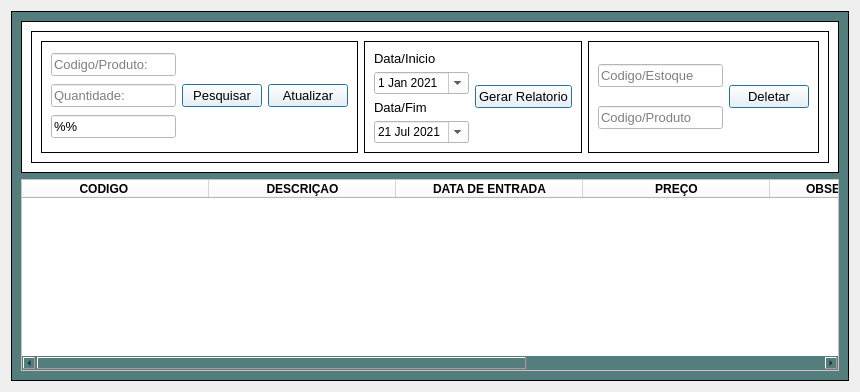
         <widget class="QWidget" name="tab_2">
          <attribute name="icon">
           <iconset>
            <normaloff>../Imagens/Cadastro_produtos.jpeg</normaloff>../Imagens/Cadastro_produtos.jpeg</iconset>
          </attribute>
          <attribute name="title">
           <string>Cadastro de produtos</string>
          </attribute>
          <layout class="QGridLayout" name="gridLayout_40">
           <item row="0" column="0">
            <widget class="QFrame" name="frame_19">
             <property name="enabled">
              <bool>true</bool>
             </property>
             <property name="styleSheet">
              <string notr="true">background-color: rgb(83, 127, 90);
background-color: rgb(84, 126, 126);</string>
             </property>
             <property name="frameShape">
              <enum>QFrame::Box</enum>
             </property>
             <property name="frameShadow">
              <enum>QFrame::Plain</enum>
             </property>
             <layout class="QGridLayout" name="gridLayout_39">
              <item row="0" column="0">
               <widget class="QFrame" name="frame_9">
                <property name="styleSheet">
                 <string notr="true">background-color: rgb(255, 255, 255);</string>
                </property>
                <property name="frameShape">
                 <enum>QFrame::Box</enum>
                </property>
                <property name="frameShadow">
                 <enum>QFrame::Plain</enum>
                </property>
                <layout class="QGridLayout" name="gridLayout_38">
                 <item row="0" column="0">
                  <widget class="QFrame" name="frame_31">
                   <property name="frameShape">
                    <enum>QFrame::Box</enum>
                   </property>
                   <property name="frameShadow">
                    <enum>QFrame::Plain</enum>
                   </property>
                   <layout class="QGridLayout" name="gridLayout_37">
                    <item row="0" column="0">
                     <widget class="QFrame" name="frame_34">
                      <property name="frameShape">
                       <enum>QFrame::Box</enum>
                      </property>
                      <property name="frameShadow">
                       <enum>QFrame::Plain</enum>
                      </property>
                      <layout class="QGridLayout" name="gridLayout_34">
                       <item row="0" column="0">
                        <widget class="QLineEdit" name="codproduto">
                         <property name="font">
                          <font>
                           <pointsize>10</pointsize>
                          </font>
                         </property>
                         <property name="styleSheet">
                          <string notr="true">background-color: rgb(255, 255, 255);
color: rgb(0, 0, 0);</string>
                         </property>
                         <property name="placeholderText">
                          <string>Codigo/Produto:</string>
                         </property>
                        </widget>
                       </item>
                       <item row="0" column="1" rowspan="3">
                        <widget class="QPushButton" name="pushButton_7">
                         <property name="font">
                          <font>
                           <pointsize>10</pointsize>
                           <weight>50</weight>
                           <bold>false</bold>
                          </font>
                         </property>
                         <property name="cursor">
                          <cursorShape>PointingHandCursor</cursorShape>
                         </property>
                         <property name="focusPolicy">
                          <enum>Qt::NoFocus</enum>
                         </property>
                         <property name="toolTip">
                          <string>Pesquisar produto</string>
                         </property>
                         <property name="styleSheet">
                          <string notr="true"/>
                         </property>
                         <property name="text">
                          <string>Pesquisar</string>
                         </property>
                         <property name="icon">
                          <iconset>
                           <normaloff>../Imagens/lupa.ico</normaloff>../Imagens/lupa.ico</iconset>
                         </property>
                         <property name="iconSize">
                          <size>
                           <width>34</width>
                           <height>39</height>
                          </size>
                         </property>
                         <property name="autoDefault">
                          <bool>true</bool>
                         </property>
                         <property name="default">
                          <bool>true</bool>
                         </property>
                         <property name="flat">
                          <bool>false</bool>
                         </property>
                        </widget>
                       </item>
                       <item row="0" column="2" rowspan="3">
                        <widget class="QPushButton" name="pushButton_11">
                         <property name="font">
                          <font>
                           <pointsize>10</pointsize>
                           <weight>50</weight>
                           <bold>false</bold>
                          </font>
                         </property>
                         <property name="cursor">
                          <cursorShape>PointingHandCursor</cursorShape>
                         </property>
                         <property name="focusPolicy">
                          <enum>Qt::NoFocus</enum>
                         </property>
                         <property name="toolTip">
                          <string>Atualizar estoque dos produtos</string>
                         </property>
                         <property name="styleSheet">
                          <string notr="true"/>
                         </property>
                         <property name="text">
                          <string>Atualizar</string>
                         </property>
                         <property name="icon">
                          <iconset>
                           <normaloff>../Imagens/Atualizar.png</normaloff>../Imagens/Atualizar.png</iconset>
                         </property>
                         <property name="iconSize">
                          <size>
                           <width>32</width>
                           <height>42</height>
                          </size>
                         </property>
                         <property name="autoDefault">
                          <bool>true</bool>
                         </property>
                         <property name="default">
                          <bool>true</bool>
                         </property>
                         <property name="flat">
                          <bool>false</bool>
                         </property>
                        </widget>
                       </item>
                       <item row="1" column="0">
                        <widget class="QLineEdit" name="qtproduto">
                         <property name="font">
                          <font>
                           <pointsize>10</pointsize>
                          </font>
                         </property>
                         <property name="styleSheet">
                          <string notr="true">background-color: rgb(255, 255, 255);
color: rgb(0, 0, 0);</string>
                         </property>
                         <property name="placeholderText">
                          <string>Quantidade:</string>
                         </property>
                        </widget>
                       </item>
                       <item row="2" column="0">
                        <widget class="QLineEdit" name="lineEdit_12">
                         <property name="font">
                          <font>
                           <pointsize>10</pointsize>
                          </font>
                         </property>
                         <property name="toolTip">
                          <string>% para iniciais e %% para qualquer posição</string>
                         </property>
                         <property name="styleSheet">
                          <string notr="true">color: rgb(0, 0, 0);</string>
                         </property>
                         <property name="text">
                          <string>%%</string>
                         </property>
                         <property name="placeholderText">
                          <string>Pesquisar </string>
                         </property>
                        </widget>
                       </item>
                      </layout>
                     </widget>
                    </item>
                    <item row="0" column="1">
                     <widget class="QFrame" name="frame_33">
                      <property name="frameShape">
                       <enum>QFrame::Box</enum>
                      </property>
                      <property name="frameShadow">
                       <enum>QFrame::Plain</enum>
                      </property>
                      <layout class="QGridLayout" name="gridLayout_35">
                       <item row="0" column="0">
                        <widget class="QLabel" name="label_138">
                         <property name="font">
                          <font>
                           <family>Arial</family>
                           <pointsize>10</pointsize>
                          </font>
                         </property>
                         <property name="styleSheet">
                          <string notr="true"/>
                         </property>
                         <property name="text">
                          <string>Data/Inicio</string>
                         </property>
                        </widget>
                       </item>
                       <item row="0" column="1" rowspan="4">
                        <widget class="QPushButton" name="geraexcel_2">
                         <property name="font">
                          <font>
                           <pointsize>10</pointsize>
                           <weight>50</weight>
                           <bold>false</bold>
                          </font>
                         </property>
                         <property name="cursor">
                          <cursorShape>PointingHandCursor</cursorShape>
                         </property>
                         <property name="focusPolicy">
                          <enum>Qt::NoFocus</enum>
                         </property>
                         <property name="toolTip">
                          <string>Gerar relatorio dos produtos</string>
                         </property>
                         <property name="styleSheet">
                          <string notr="true"/>
                         </property>
                         <property name="text">
                          <string>Gerar Relatorio</string>
                         </property>
                         <property name="icon">
                          <iconset>
                           <normaloff>../Imagens/excel.png</normaloff>../Imagens/excel.png</iconset>
                         </property>
                         <property name="iconSize">
                          <size>
                           <width>32</width>
                           <height>42</height>
                          </size>
                         </property>
                         <property name="shortcut">
                          <string/>
                         </property>
                         <property name="checkable">
                          <bool>false</bool>
                         </property>
                         <property name="checked">
                          <bool>false</bool>
                         </property>
                         <property name="autoDefault">
                          <bool>true</bool>
                         </property>
                         <property name="default">
                          <bool>true</bool>
                         </property>
                         <property name="flat">
                          <bool>false</bool>
                         </property>
                        </widget>
                       </item>
                       <item row="1" column="0">
                        <widget class="QDateEdit" name="dateEdit_8">
                         <property name="enabled">
                          <bool>true</bool>
                         </property>
                         <property name="sizePolicy">
                          <sizepolicy hsizetype="Fixed" vsizetype="Fixed">
                           <horstretch>0</horstretch>
                           <verstretch>0</verstretch>
                          </sizepolicy>
                         </property>
                         <property name="font">
                          <font>
                           <family>MS Shell Dlg 2</family>
                          </font>
                         </property>
                         <property name="cursor">
                          <cursorShape>PointingHandCursor</cursorShape>
                         </property>
                         <property name="styleSheet">
                          <string notr="true">color: rgb(0, 0, 0);
background-color: rgb(255, 255, 255);</string>
                         </property>
                         <property name="accelerated">
                          <bool>false</bool>
                         </property>
                         <property name="correctionMode">
                          <enum>QAbstractSpinBox::CorrectToPreviousValue</enum>
                         </property>
                         <property name="showGroupSeparator" stdset="0">
                          <bool>false</bool>
                         </property>
                         <property name="currentSection">
                          <enum>QDateTimeEdit::DaySection</enum>
                         </property>
                         <property name="calendarPopup">
                          <bool>true</bool>
                         </property>
                         <property name="timeSpec">
                          <enum>Qt::TimeZone</enum>
                         </property>
                         <property name="date">
                          <date>
                           <year>2021</year>
                           <month>1</month>
                           <day>1</day>
                          </date>
                         </property>
                        </widget>
                       </item>
                       <item row="2" column="0">
                        <widget class="QLabel" name="label_137">
                         <property name="font">
                          <font>
                           <family>Arial</family>
                           <pointsize>10</pointsize>
                          </font>
                         </property>
                         <property name="styleSheet">
                          <string notr="true"/>
                         </property>
                         <property name="text">
                          <string>Data/Fim</string>
                         </property>
                        </widget>
                       </item>
                       <item row="3" column="0">
                        <widget class="QDateEdit" name="dateEdit_9">
                         <property name="cursor">
                          <cursorShape>PointingHandCursor</cursorShape>
                         </property>
                         <property name="styleSheet">
                          <string notr="true">color: rgb(0, 0, 0);
background-color: rgb(255, 255, 255);background-color: rgb(255, 255, 255);</string>
                         </property>
                         <property name="calendarPopup">
                          <bool>true</bool>
                         </property>
                         <property name="date">
                          <date>
                           <year>2021</year>
                           <month>7</month>
                           <day>21</day>
                          </date>
                         </property>
                        </widget>
                       </item>
                      </layout>
                     </widget>
                    </item>
                    <item row="0" column="2">
                     <widget class="QFrame" name="frame_32">
                      <property name="frameShape">
                       <enum>QFrame::Box</enum>
                      </property>
                      <property name="frameShadow">
                       <enum>QFrame::Plain</enum>
                      </property>
                      <layout class="QGridLayout" name="gridLayout_36">
                       <item row="0" column="0">
                        <widget class="QLineEdit" name="codEstoque">
                         <property name="enabled">
                          <bool>true</bool>
                         </property>
                         <property name="font">
                          <font>
                           <pointsize>10</pointsize>
                          </font>
                         </property>
                         <property name="styleSheet">
                          <string notr="true">background-color: rgb(255, 255, 255);
color: rgb(0, 0, 0);</string>
                         </property>
                         <property name="placeholderText">
                          <string>Codigo/Estoque</string>
                         </property>
                        </widget>
                       </item>
                       <item row="0" column="1" rowspan="2">
                        <widget class="QPushButton" name="deletarProduto">
                         <property name="font">
                          <font>
                           <pointsize>10</pointsize>
                           <weight>50</weight>
                           <bold>false</bold>
                          </font>
                         </property>
                         <property name="cursor">
                          <cursorShape>PointingHandCursor</cursorShape>
                         </property>
                         <property name="focusPolicy">
                          <enum>Qt::NoFocus</enum>
                         </property>
                         <property name="toolTip">
                          <string>Deletar produto e estoque</string>
                         </property>
                         <property name="styleSheet">
                          <string notr="true"/>
                         </property>
                         <property name="text">
                          <string>Deletar</string>
                         </property>
                         <property name="icon">
                          <iconset>
                           <normaloff>../Imagens/excluir-arquivo.png</normaloff>../Imagens/excluir-arquivo.png</iconset>
                         </property>
                         <property name="iconSize">
                          <size>
                           <width>37</width>
                           <height>60</height>
                          </size>
                         </property>
                         <property name="autoRepeatDelay">
                          <number>300</number>
                         </property>
                         <property name="autoDefault">
                          <bool>true</bool>
                         </property>
                         <property name="default">
                          <bool>true</bool>
                         </property>
                         <property name="flat">
                          <bool>false</bool>
                         </property>
                        </widget>
                       </item>
                       <item row="1" column="0">
                        <widget class="QLineEdit" name="codProduto_2">
                         <property name="enabled">
                          <bool>true</bool>
                         </property>
                         <property name="font">
                          <font>
                           <pointsize>10</pointsize>
                          </font>
                         </property>
                         <property name="styleSheet">
                          <string notr="true">background-color: rgb(255, 255, 255);
color: rgb(0, 0, 0);</string>
                         </property>
                         <property name="placeholderText">
                          <string>Codigo/Produto</string>
                         </property>
                        </widget>
                       </item>
                      </layout>
                     </widget>
                    </item>
                   </layout>
                  </widget>
                 </item>
                </layout>
               </widget>
              </item>
              <item row="1" column="0">
               <widget class="QTableWidget" name="tableWidget">
                <property name="font">
                 <font>
                  <pointsize>10</pointsize>
                  <weight>50</weight>
                  <bold>false</bold>
                 </font>
                </property>
                <property name="styleSheet">
                 <string notr="true">background-color: rgb(255, 255, 255);</string>
                </property>
                <property name="autoScrollMargin">
                 <number>11</number>
                </property>
                <property name="alternatingRowColors">
                 <bool>true</bool>
                </property>
                <property name="verticalScrollMode">
                 <enum>QAbstractItemView::ScrollPerPixel</enum>
                </property>
                <property name="horizontalScrollMode">
                 <enum>QAbstractItemView::ScrollPerPixel</enum>
                </property>
                <property name="gridStyle">
                 <enum>Qt::SolidLine</enum>
                </property>
                <attribute name="horizontalHeaderDefaultSectionSize">
                 <number>187</number>
                </attribute>
                <attribute name="verticalHeaderMinimumSectionSize">
                 <number>20</number>
                </attribute>
                <attribute name="verticalHeaderDefaultSectionSize">
                 <number>21</number>
                </attribute>
                <column>
                 <property name="text">
                  <string>CODIGO       </string>
                 </property>
                 <property name="font">
                  <font>
                   <weight>75</weight>
                   <bold>true</bold>
                  </font>
                 </property>
                 <property name="background">
                  <color>
                   <red>85</red>
                   <green>170</green>
                   <blue>255</blue>
                  </color>
                 </property>
                </column>
                <column>
                 <property name="text">
                  <string>DESCRIÇAO</string>
                 </property>
                 <property name="font">
                  <font>
                   <weight>75</weight>
                   <bold>true</bold>
                  </font>
                 </property>
                 <property name="background">
                  <color>
                   <red>85</red>
                   <green>170</green>
                   <blue>255</blue>
                  </color>
                 </property>
                </column>
                <column>
                 <property name="text">
                  <string>DATA DE ENTRADA</string>
                 </property>
                 <property name="font">
                  <font>
                   <weight>75</weight>
                   <bold>true</bold>
                  </font>
                 </property>
                 <property name="background">
                  <color>
                   <red>85</red>
                   <green>170</green>
                   <blue>255</blue>
                  </color>
                 </property>
                </column>
                <column>
                 <property name="text">
                  <string>PREÇO</string>
                 </property>
                 <property name="font">
                  <font>
                   <weight>75</weight>
                   <bold>true</bold>
                  </font>
                 </property>
                 <property name="background">
                  <color>
                   <red>255</red>
                   <green>0</green>
                   <blue>0</blue>
                  </color>
                 </property>
                </column>
                <column>
                 <property name="text">
                  <string>OBSERVAÇAO         </string>
                 </property>
                 <property name="font">
                  <font>
                   <weight>75</weight>
                   <bold>true</bold>
                  </font>
                 </property>
                 <property name="background">
                  <color>
                   <red>85</red>
                   <green>170</green>
                   <blue>255</blue>
                  </color>
                 </property>
                </column>
                <column>
                 <property name="text">
                  <string>MARCA</string>
                 </property>
                 <property name="font">
                  <font>
                   <weight>75</weight>
                   <bold>true</bold>
                  </font>
                 </property>
                 <property name="background">
                  <color>
                   <red>85</red>
                   <green>170</green>
                   <blue>255</blue>
                  </color>
                 </property>
                </column>
                <column>
                 <property name="text">
                  <string>REFERENCIA</string>
                 </property>
                 <property name="font">
                  <font>
                   <weight>75</weight>
                   <bold>true</bold>
                  </font>
                 </property>
                 <property name="background">
                  <color>
                   <red>85</red>
                   <green>170</green>
                   <blue>255</blue>
                  </color>
                 </property>
                </column>
               </widget>
              </item>
             </layout>
            </widget>
           </item>
          </layout>
         </widget>
